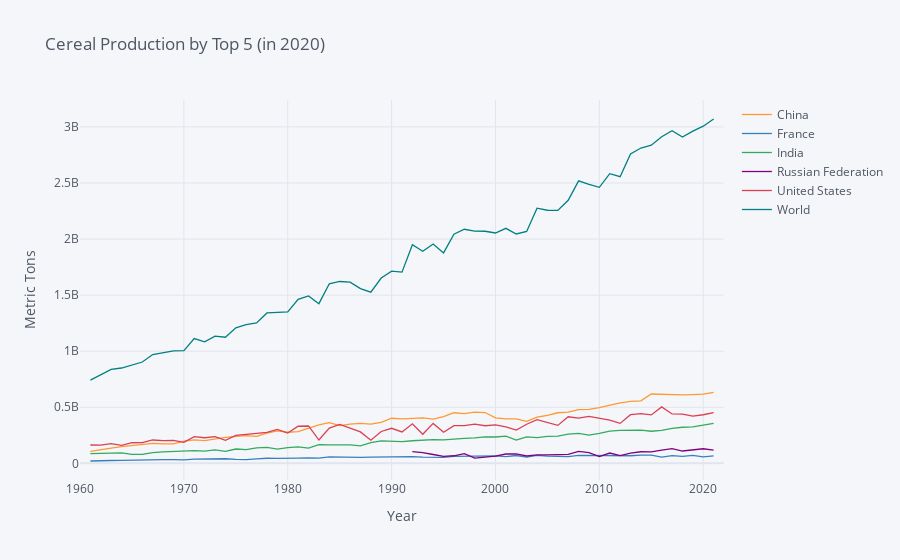

This figure's notebook cell:
### Markdown cell above
The great majority of food (as measured by calories) originates in the
 form of cereals; some of these are turned into products directly
 consumed by humans (bread, rice, hominy); others are used to feed
 livestock, which humans subsequently eat.  So what&rsquo;s happened to
 cereal production over the last few decades?

### Code cell
vars = {"AG.PRD.CREL.MT":"Cereal production"}


use=["CHN","USA","IND","FRA","RUS","WLD"]

cereals = fix_date_index(wbdata.get_dataframe(vars,country=use)).squeeze().unstack('country')

# Use this to find top producers:
#big_producers = cereals.query('date==2020').squeeze().sort_values(ascending=False)
#big_producers.head(20)

cereals.iplot(xTitle="Year",yTitle="Metric Tons",
              title="Cereal Production by Top 5 (in 2020)")
